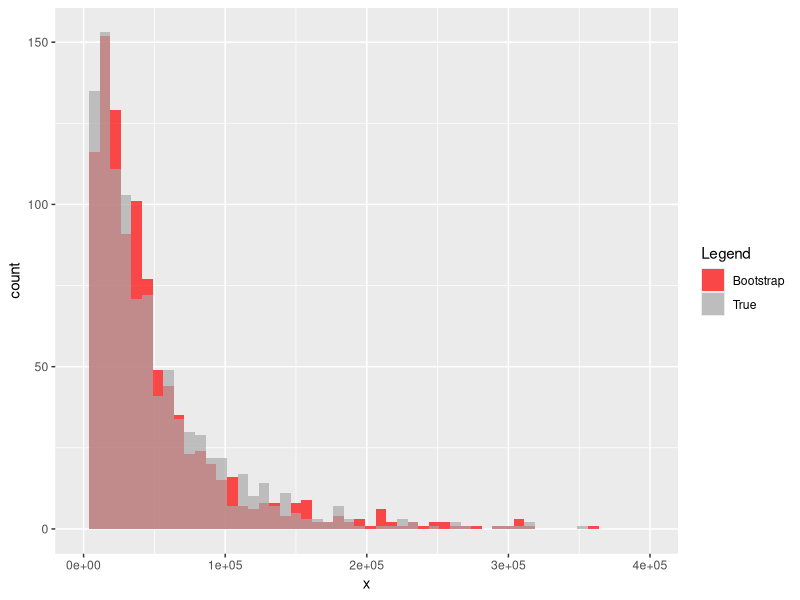

This figure's R source:
if (!'ggplot2' %in% rownames(installed.packages())) {install.packages('ggplot2')}
library('ggplot2')

rm(list = ls())

set.seed(9231066)

B <- 1000
n <- 100
alpha <- 0.05

data <- rnorm(n = n, mean = 10, sd = 10)
mean <- mean(data)

s.estimate <- exp(mean(data))
s.bootstrap <- c()
s.true <- c()
for (i in 1:B) {
    samples <- sample(data, n, replace = TRUE)
    
    s.bootstrap <- c(s.bootstrap, exp(mean(samples)))
    
    tmp.mean <- rnorm(n = 1, mean = mean, sd = 10 / 100)
    tmp.data <- rnorm(n = n, mean = tmp.mean, sd = 10)
    s.true <- c(s.true, exp(mean(tmp.data)))
}

s.bootstrap <- sort(s.bootstrap)
s.stderr <- sd(s.bootstrap)

s.normal.min <- s.estimate + s.stderr * qnorm(alpha / 2)
s.normal.max <- s.estimate + s.stderr * qnorm(1 - alpha / 2)
s.pivotal.min <- 2 * s.estimate - s.bootstrap[B * (1 - alpha / 2)]
s.pivotal.max <- 2 * s.estimate - s.bootstrap[B * alpha / 2]
s.percentile.min <- s.bootstrap[B * alpha / 2]
s.percentile.max <- s.bootstrap[B * (1 - alpha / 2)]

print(sprintf('Normal confidence interval is (%f, %f).', s.normal.min, s.normal.max))
print(sprintf('Pivotal confidence interval is (%f, %f).', s.pivotal.min, s.pivotal.max))
print(sprintf('Percentile confidence interval is (%f, %f).', s.percentile.min, s.percentile.max))

dat <- data.frame(x = c(s.bootstrap, s.true), y = rep(c('Bootstrap', 'True'), each = B))

plot <- ggplot(data = dat, aes(x = x, fill = y))
plot <- plot + geom_histogram(data = subset(dat, y == 'Bootstrap'), aes(fill = y), binwidth = 7500, alpha = 0.7)
plot <- plot + geom_histogram(data = subset(dat, y == 'True'), aes(fill = y), binwidth = 7500, alpha = 0.7)
plot <- plot + scale_fill_manual(name = 'Legend', values = c('red', 'darkgrey'))
plot <- plot + xlim(0, 400000)
show(plot)
